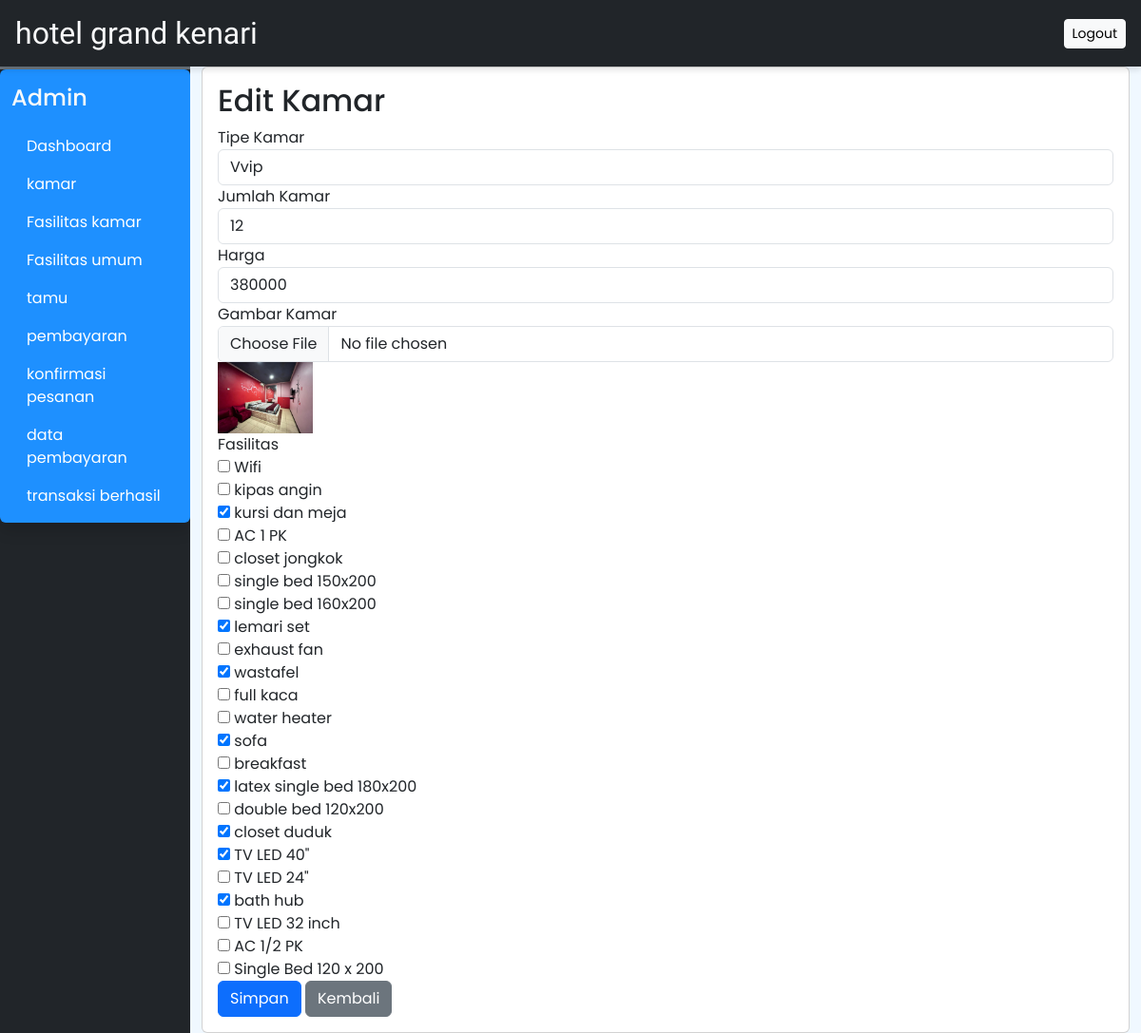
/admin/editkamar.php?idkamar=2, run on the app's committed database.
### tables this page shows
CREATE TABLE `kamar` (
  `idkamar` int(11) NOT NULL,
  `tipe` varchar(50) NOT NULL,
  `jumlah` int(11) NOT NULL,
  `harga` int(11) NOT NULL,
  `gambar` varchar(1000) NOT NULL
);

CREATE TABLE `fasilitas` (
  `idfasilitas` int(11) NOT NULL,
  `nama_fasilitas` varchar(100) NOT NULL
);

### admin/editkamar.php (the view, shortened to what this page needs)
<?php
include "./config/db.php";
$idkamar = $_GET['idkamar'] ?? null;
$query = $pdo->prepare("SELECT * FROM kamar WHERE idkamar = ?");
$query->execute([$idkamar]);
$kamar = $query->fetch(PDO::FETCH_ASSOC);
$fasilitasKamar = [];
$queryFasilitasCheck = $pdo->prepare("SELECT idfasilitas FROM kamar_fasilitas WHERE idkamar = ?");
$queryFasilitasCheck->execute([$idkamar]);
while ($row = $queryFasilitasCheck->fetch(PDO::FETCH_ASSOC)) {
    $fasilitasKamar[] = $row['idfasilitas'];
}
?>
<!DOCTYPE html>
<html lang="id">
<head>
    <?php require ('./view/link.php'); ?>
</head>
<body>
    <?php include "view/header.php"; ?>
    <div class="container-fluid" id="main-content">
        <div class="row">
            <div class="col-lg-10 ms-auto">
                <div class="form-container">
                    <div class="form-input">
                        <div class="card">
                            <div class="card-body">
                                <h2>Edit Kamar</h2>
                                <form action="" method="POST" enctype="multipart/form-data">
                                    <div class="form-group">
                                        <label for="tipe">Tipe Kamar</label>
                                        <input type="text" class="form-control" id="tipe" name="tipe"
                                            value="<?= htmlspecialchars($kamar['tipe']); ?>" required>
                                    </div>
                                    <div class="form-group">
                                        <label for="jumlah">Jumlah Kamar</label>
                                        <input type="number" class="form-control" id="jumlah" name="jumlah"
                                            value="<?= htmlspecialchars($kamar['jumlah']); ?>" required>
                                    </div>
                                    <div class="form-group">
                                        <label for="harga">Harga</label>
                                        <input type="number" class="form-control" id="harga" name="harga"
                                            value="<?= htmlspecialchars($kamar['harga']); ?>" required>
                                    </div>
                                    <div class="form-group">
                                        <label for="gambar">Gambar Kamar</label>
                                        <input type="file" class="form-control" id="gambar" name="gambar">
                                        <?php if (!empty($kamar['gambar'])): ?>
                                        <img src="../../img/kamar/<?= htmlspecialchars($kamar['gambar']); ?>"
                                            width="100" alt="Gambar Kamar">
                                        <?php endif; ?>
                                    </div>
                                    <div class="form-group">
                                        <label for="fasilitas">Fasilitas</label><br>
                                        <?php
                $queryFasilitas = $pdo->query("SELECT * FROM fasilitas");
                while ($fasilitas = $queryFasilitas->fetch(PDO::FETCH_ASSOC)) {
                    ?>
                                        <input type="checkbox" name="fasilitas[]"
                                            value="<?= $fasilitas['idfasilitas']; ?>"
                                            <?php if (in_array($fasilitas['idfasilitas'], $fasilitasKamar)) echo 'checked'; ?>>
                                        <?= htmlspecialchars($fasilitas['nama_fasilitas']); ?><br>
                                        <?php
                }
                ?>
                                    </div>
                                    <button type="submit" class="btn btn-primary">Simpan</button>
                                    <a href="../kamar.php" class="btn btn-secondary">Kembali</a>
                                </form>
                            </div>
</body>
</html>

### admin/css/admin.css (style rules this page uses)
:root { --warna1: #1e90ff; --warna2: #1886f4; }
* { font-family: 'Poppins', sans-serif; }
body { background-color: aliceblue; font-family: 'Poppins', sans-serif; }

### admin/editkamar.php (style rules this page uses)
body { padding-top: 70px; }

### data on the page
kamar: tipe "Vvip", jumlah "12", harga "380000", gambar (picture)
fasilitas: nama_fasilitas "Wifi"
fasilitas: nama_fasilitas "kipas angin"
fasilitas: idfasilitas "☑", nama_fasilitas "kursi dan meja"
fasilitas: nama_fasilitas "AC 1 PK"
fasilitas: nama_fasilitas "closet jongkok"
fasilitas: nama_fasilitas "single bed 150x200"
fasilitas: nama_fasilitas "single bed 160x200"
fasilitas: idfasilitas "☑", nama_fasilitas "lemari set"
fasilitas: nama_fasilitas "exhaust fan"
fasilitas: idfasilitas "☑", nama_fasilitas "wastafel"
fasilitas: nama_fasilitas "full kaca"
fasilitas: nama_fasilitas "water heater"
fasilitas: idfasilitas "☑", nama_fasilitas "sofa"
fasilitas: nama_fasilitas "breakfast"
fasilitas: idfasilitas "☑", nama_fasilitas "latex single bed 180x200"
fasilitas: nama_fasilitas "double bed 120x200"
fasilitas: idfasilitas "☑", nama_fasilitas "closet duduk"
fasilitas: idfasilitas "☑", nama_fasilitas "TV LED 40\""
fasilitas: nama_fasilitas "TV LED 24\""
fasilitas: idfasilitas "☑", nama_fasilitas "bath hub"
fasilitas: nama_fasilitas "TV LED 32 inch"
fasilitas: nama_fasilitas "AC 1/2 PK"
fasilitas: nama_fasilitas "Single Bed 120 x 200"
